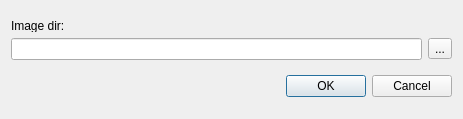
<?xml version="1.0" encoding="UTF-8"?>
<ui version="4.0">
 <class>SFMInit</class>
 <widget class="QDialog" name="SFMInit">
  <property name="geometry">
   <rect>
    <x>0</x>
    <y>0</y>
    <width>463</width>
    <height>119</height>
   </rect>
  </property>
  <property name="windowTitle">
   <string>Dialog</string>
  </property>
  <layout class="QVBoxLayout" name="verticalLayout_2">
   <item>
    <layout class="QVBoxLayout" name="verticalLayout">
     <item>
      <widget class="QLabel" name="label">
       <property name="maximumSize">
        <size>
         <width>16777215</width>
         <height>12</height>
        </size>
       </property>
       <property name="text">
        <string>Image dir:</string>
       </property>
      </widget>
     </item>
     <item>
      <layout class="QHBoxLayout" name="horizontalLayout_2">
       <property name="sizeConstraint">
        <enum>QLayout::SetDefaultConstraint</enum>
       </property>
       <item>
        <widget class="QLineEdit" name="lineEdit"/>
       </item>
       <item>
        <widget class="QToolButton" name="toolButton">
         <property name="text">
          <string>...</string>
         </property>
        </widget>
       </item>
      </layout>
     </item>
    </layout>
   </item>
   <item>
    <widget class="QDialogButtonBox" name="buttonBox">
     <property name="orientation">
      <enum>Qt::Horizontal</enum>
     </property>
     <property name="standardButtons">
      <set>QDialogButtonBox::Cancel|QDialogButtonBox::Ok</set>
     </property>
    </widget>
   </item>
  </layout>
 </widget>
 <resources/>
 <connections>
  <connection>
   <sender>buttonBox</sender>
   <signal>accepted()</signal>
   <receiver>SFMInit</receiver>
   <slot>accept()</slot>
   <hints>
    <hint type="sourcelabel">
     <x>248</x>
     <y>254</y>
    </hint>
    <hint type="destinationlabel">
     <x>157</x>
     <y>274</y>
    </hint>
   </hints>
  </connection>
  <connection>
   <sender>buttonBox</sender>
   <signal>rejected()</signal>
   <receiver>SFMInit</receiver>
   <slot>reject()</slot>
   <hints>
    <hint type="sourcelabel">
     <x>316</x>
     <y>260</y>
    </hint>
    <hint type="destinationlabel">
     <x>286</x>
     <y>274</y>
    </hint>
   </hints>
  </connection>
 </connections>
</ui>
